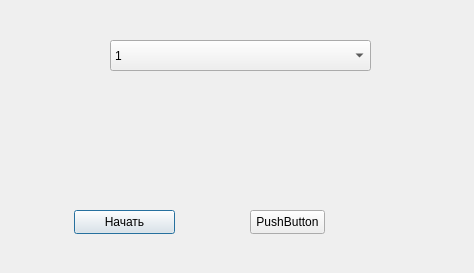
<?xml version="1.0" encoding="UTF-8"?>
<ui version="4.0">
 <class>DlgImit</class>
 <widget class="QDialog" name="DlgImit">
  <property name="geometry">
   <rect>
    <x>0</x>
    <y>0</y>
    <width>474</width>
    <height>273</height>
   </rect>
  </property>
  <property name="windowTitle">
   <string>Dialog</string>
  </property>
  <widget class="QPushButton" name="pushButton">
   <property name="geometry">
    <rect>
     <x>74</x>
     <y>210</y>
     <width>101</width>
     <height>24</height>
    </rect>
   </property>
   <property name="text">
    <string>Начать</string>
   </property>
  </widget>
  <widget class="QPushButton" name="pushButton_2">
   <property name="geometry">
    <rect>
     <x>250</x>
     <y>210</y>
     <width>75</width>
     <height>24</height>
    </rect>
   </property>
   <property name="text">
    <string>PushButton</string>
   </property>
  </widget>
  <widget class="QComboBox" name="comboBoxValSpeed">
   <property name="geometry">
    <rect>
     <x>110</x>
     <y>40</y>
     <width>261</width>
     <height>31</height>
    </rect>
   </property>
   <item>
    <property name="text">
     <string>1</string>
    </property>
   </item>
   <item>
    <property name="text">
     <string>2</string>
    </property>
   </item>
   <item>
    <property name="text">
     <string>3</string>
    </property>
   </item>
   <item>
    <property name="text">
     <string>4</string>
    </property>
   </item>
   <item>
    <property name="text">
     <string>5</string>
    </property>
   </item>
   <item>
    <property name="text">
     <string>6</string>
    </property>
   </item>
   <item>
    <property name="text">
     <string>7</string>
    </property>
   </item>
   <item>
    <property name="text">
     <string>8</string>
    </property>
   </item>
   <item>
    <property name="text">
     <string>9</string>
    </property>
   </item>
   <item>
    <property name="text">
     <string>10</string>
    </property>
   </item>
   <item>
    <property name="text">
     <string>11</string>
    </property>
   </item>
  </widget>
 </widget>
 <resources/>
 <connections/>
</ui>
